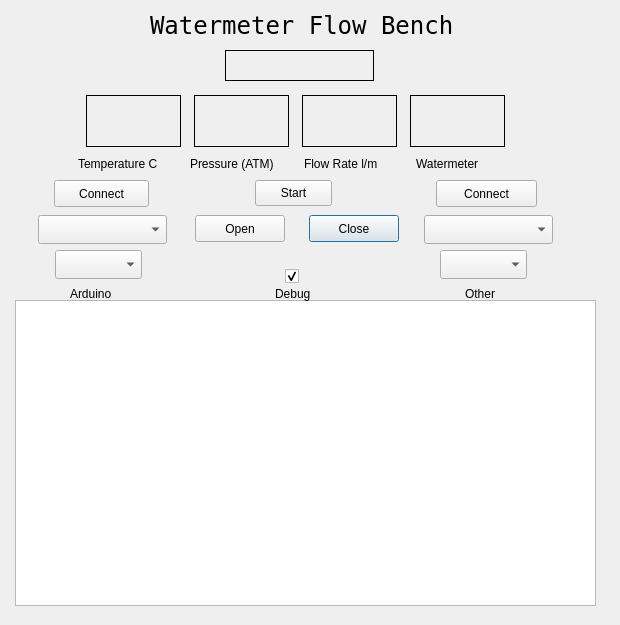
<?xml version="1.0" encoding="UTF-8"?>
<ui version="4.0">
 <class>WatermeterFlowBenchDialog</class>
 <widget class="QDialog" name="WatermeterFlowBenchDialog">
  <property name="geometry">
   <rect>
    <x>0</x>
    <y>0</y>
    <width>620</width>
    <height>625</height>
   </rect>
  </property>
  <property name="windowTitle">
   <string>Dialog</string>
  </property>
  <widget class="QPushButton" name="closeFileButton">
   <property name="geometry">
    <rect>
     <x>309</x>
     <y>215</y>
     <width>90</width>
     <height>27</height>
    </rect>
   </property>
   <property name="text">
    <string>Close</string>
   </property>
  </widget>
  <widget class="QLabel" name="title">
   <property name="geometry">
    <rect>
     <x>150</x>
     <y>10</y>
     <width>309</width>
     <height>31</height>
    </rect>
   </property>
   <property name="font">
    <font>
     <family>Andale Mono</family>
     <pointsize>18</pointsize>
    </font>
   </property>
   <property name="text">
    <string>Watermeter Flow Bench</string>
   </property>
  </widget>
  <widget class="QLabel" name="flowRate">
   <property name="geometry">
    <rect>
     <x>302</x>
     <y>95</y>
     <width>95</width>
     <height>52</height>
    </rect>
   </property>
   <property name="font">
    <font>
     <pointsize>18</pointsize>
    </font>
   </property>
   <property name="frameShape">
    <enum>QFrame::Box</enum>
   </property>
   <property name="text">
    <string/>
   </property>
   <property name="scaledContents">
    <bool>true</bool>
   </property>
   <property name="alignment">
    <set>Qt::AlignCenter</set>
   </property>
  </widget>
  <widget class="QLabel" name="pressure">
   <property name="geometry">
    <rect>
     <x>194</x>
     <y>95</y>
     <width>95</width>
     <height>52</height>
    </rect>
   </property>
   <property name="font">
    <font>
     <pointsize>18</pointsize>
    </font>
   </property>
   <property name="frameShape">
    <enum>QFrame::Box</enum>
   </property>
   <property name="text">
    <string/>
   </property>
   <property name="scaledContents">
    <bool>true</bool>
   </property>
   <property name="alignment">
    <set>Qt::AlignCenter</set>
   </property>
  </widget>
  <widget class="QLabel" name="meterFlowLabel">
   <property name="geometry">
    <rect>
     <x>416</x>
     <y>155</y>
     <width>87</width>
     <height>17</height>
    </rect>
   </property>
   <property name="text">
    <string>Watermeter</string>
   </property>
  </widget>
  <widget class="QLabel" name="temperature">
   <property name="geometry">
    <rect>
     <x>86</x>
     <y>95</y>
     <width>95</width>
     <height>52</height>
    </rect>
   </property>
   <property name="font">
    <font>
     <pointsize>18</pointsize>
    </font>
   </property>
   <property name="frameShape">
    <enum>QFrame::Box</enum>
   </property>
   <property name="text">
    <string/>
   </property>
   <property name="scaledContents">
    <bool>true</bool>
   </property>
   <property name="alignment">
    <set>Qt::AlignCenter</set>
   </property>
  </widget>
  <widget class="QLabel" name="flowRateLabel">
   <property name="geometry">
    <rect>
     <x>304</x>
     <y>155</y>
     <width>95</width>
     <height>17</height>
    </rect>
   </property>
   <property name="text">
    <string>Flow Rate l/m</string>
   </property>
  </widget>
  <widget class="QPushButton" name="startPushButton">
   <property name="geometry">
    <rect>
     <x>255</x>
     <y>180</y>
     <width>77</width>
     <height>26</height>
    </rect>
   </property>
   <property name="text">
    <string>Start</string>
   </property>
  </widget>
  <widget class="QPushButton" name="saveFileButton">
   <property name="geometry">
    <rect>
     <x>195</x>
     <y>215</y>
     <width>90</width>
     <height>27</height>
    </rect>
   </property>
   <property name="text">
    <string>Open</string>
   </property>
  </widget>
  <widget class="QLabel" name="timeDisplay">
   <property name="geometry">
    <rect>
     <x>225</x>
     <y>50</y>
     <width>149</width>
     <height>31</height>
    </rect>
   </property>
   <property name="font">
    <font>
     <pointsize>18</pointsize>
    </font>
   </property>
   <property name="frameShape">
    <enum>QFrame::Box</enum>
   </property>
   <property name="text">
    <string/>
   </property>
   <property name="scaledContents">
    <bool>true</bool>
   </property>
   <property name="alignment">
    <set>Qt::AlignCenter</set>
   </property>
  </widget>
  <widget class="QLabel" name="temperatureLabel">
   <property name="geometry">
    <rect>
     <x>78</x>
     <y>155</y>
     <width>103</width>
     <height>17</height>
    </rect>
   </property>
   <property name="text">
    <string>Temperature C</string>
   </property>
  </widget>
  <widget class="QLabel" name="meterFlow">
   <property name="geometry">
    <rect>
     <x>410</x>
     <y>95</y>
     <width>95</width>
     <height>52</height>
    </rect>
   </property>
   <property name="font">
    <font>
     <pointsize>18</pointsize>
    </font>
   </property>
   <property name="frameShape">
    <enum>QFrame::Box</enum>
   </property>
   <property name="text">
    <string/>
   </property>
   <property name="scaledContents">
    <bool>true</bool>
   </property>
   <property name="alignment">
    <set>Qt::AlignCenter</set>
   </property>
  </widget>
  <widget class="QLabel" name="pressureLabel">
   <property name="geometry">
    <rect>
     <x>190</x>
     <y>155</y>
     <width>103</width>
     <height>17</height>
    </rect>
   </property>
   <property name="text">
    <string>Pressure (ATM)</string>
   </property>
  </widget>
  <widget class="QLabel" name="errorLabel">
   <property name="geometry">
    <rect>
     <x>74</x>
     <y>421</y>
     <width>473</width>
     <height>21</height>
    </rect>
   </property>
   <property name="text">
    <string/>
   </property>
  </widget>
  <widget class="QComboBox" name="input1ComboBox">
   <property name="geometry">
    <rect>
     <x>38</x>
     <y>215</y>
     <width>129</width>
     <height>29</height>
    </rect>
   </property>
  </widget>
  <widget class="QPushButton" name="connect1">
   <property name="geometry">
    <rect>
     <x>54</x>
     <y>180</y>
     <width>95</width>
     <height>27</height>
    </rect>
   </property>
   <property name="text">
    <string>Connect</string>
   </property>
  </widget>
  <widget class="QComboBox" name="input2ComboBox">
   <property name="geometry">
    <rect>
     <x>424</x>
     <y>215</y>
     <width>129</width>
     <height>29</height>
    </rect>
   </property>
  </widget>
  <widget class="QPushButton" name="connect2">
   <property name="geometry">
    <rect>
     <x>436</x>
     <y>180</y>
     <width>101</width>
     <height>27</height>
    </rect>
   </property>
   <property name="text">
    <string>Connect</string>
   </property>
  </widget>
  <widget class="QComboBox" name="baudrate1ComboBox">
   <property name="geometry">
    <rect>
     <x>55</x>
     <y>250</y>
     <width>87</width>
     <height>29</height>
    </rect>
   </property>
  </widget>
  <widget class="QComboBox" name="baudrate2ComboBox">
   <property name="geometry">
    <rect>
     <x>440</x>
     <y>250</y>
     <width>87</width>
     <height>29</height>
    </rect>
   </property>
  </widget>
  <widget class="QLabel" name="connect1Label">
   <property name="geometry">
    <rect>
     <x>70</x>
     <y>285</y>
     <width>59</width>
     <height>17</height>
    </rect>
   </property>
   <property name="text">
    <string>Arduino</string>
   </property>
  </widget>
  <widget class="QLabel" name="connect2Label">
   <property name="geometry">
    <rect>
     <x>465</x>
     <y>285</y>
     <width>47</width>
     <height>17</height>
    </rect>
   </property>
   <property name="text">
    <string>Other</string>
   </property>
  </widget>
  <widget class="QListWidget" name="displayListWidget">
   <property name="geometry">
    <rect>
     <x>15</x>
     <y>300</y>
     <width>581</width>
     <height>306</height>
    </rect>
   </property>
  </widget>
  <widget class="QCheckBox" name="debugCheckBox">
   <property name="geometry">
    <rect>
     <x>285</x>
     <y>265</y>
     <width>21</width>
     <height>22</height>
    </rect>
   </property>
   <property name="text">
    <string/>
   </property>
   <property name="checked">
    <bool>true</bool>
   </property>
  </widget>
  <widget class="QLabel" name="connect2Label_2">
   <property name="geometry">
    <rect>
     <x>275</x>
     <y>285</y>
     <width>47</width>
     <height>17</height>
    </rect>
   </property>
   <property name="text">
    <string>Debug</string>
   </property>
  </widget>
 </widget>
 <resources/>
 <connections/>
</ui>
